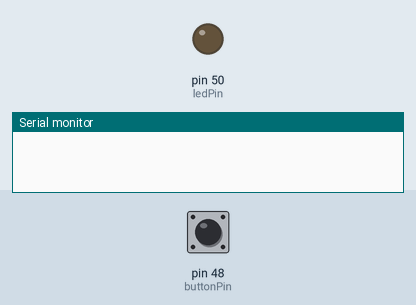
Bench run of a sketch on a simulated Arduino Mega 2560, built with avr-gcc and run on an emulated ATmega2560. On the bench: output pins drawn as LEDs (lit = HIGH), the last lines printed to the serial monitor. The test bench sets the inputs (shaded band); at power-on: pin 48 (buttonPin) HIGH.

Above: at 1.2 s.
1.3 s: pin 48 (buttonPin) pulled LOW for 0.15 s
At 1.37 s:
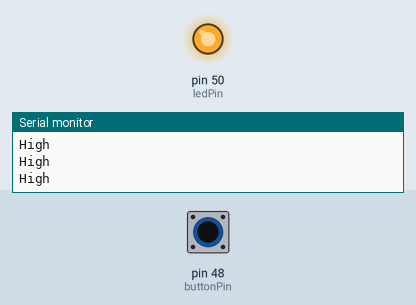
2.9 s: pin 48 (buttonPin) pulled LOW for 3.2 s
At 7.0 s:
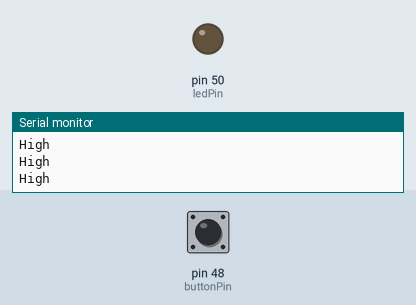
7.6 s: pin 48 (buttonPin) driven LOW
At 8.1 s:
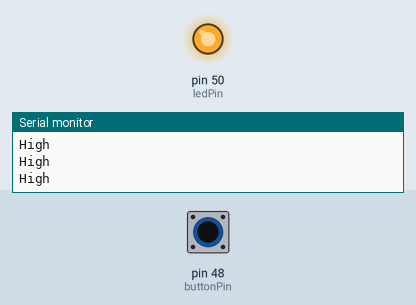
10.6 s: pin 48 (buttonPin) driven HIGH
At 11.6 s:
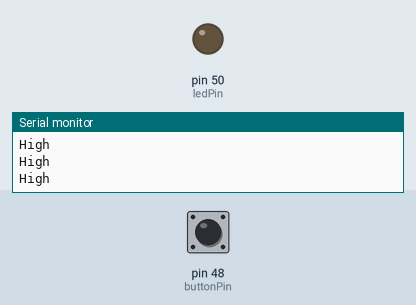
Timing chart, 0 to 13.1 s (numbered marks = the images above; inputs shaded):
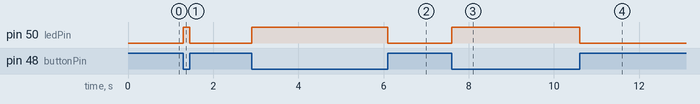

Measured:
- after the input at 1.3 s, pin 50 (ledPin): LOW → HIGH at once, → LOW 0.15 s later
- after the input at 2.9 s, pin 50 (ledPin): LOW → HIGH at once, → LOW 3.2 s later
- after the input at 7.6 s, pin 50 (ledPin): LOW → HIGH at once
- after the input at 10.6 s, pin 50 (ledPin): HIGH → LOW at once

The sketch:

ledButton.ino
```cpp
// Pines
int ledPin = 50;
int buttonPin = 48;

// Variable para guardar el estado del botón
int buttonState = 0;

void setup() {
  pinMode(ledPin, OUTPUT);      // LED como salida
  pinMode(buttonPin, INPUT_PULLUP);    // Botón como entrada
  Serial.begin(9600); //COMUNICACION SERIAL
}

void loop() {
  // Leemos el estado del botón
  buttonState = digitalRead(buttonPin);

  // Si el botón está presionado (HIGH)
  if (buttonState == LOW) {
    digitalWrite(ledPin, HIGH); // Encender LED
    Serial.println("High");
  } else {
    digitalWrite(ledPin, LOW);  // Apagar LED
  }
}
```
